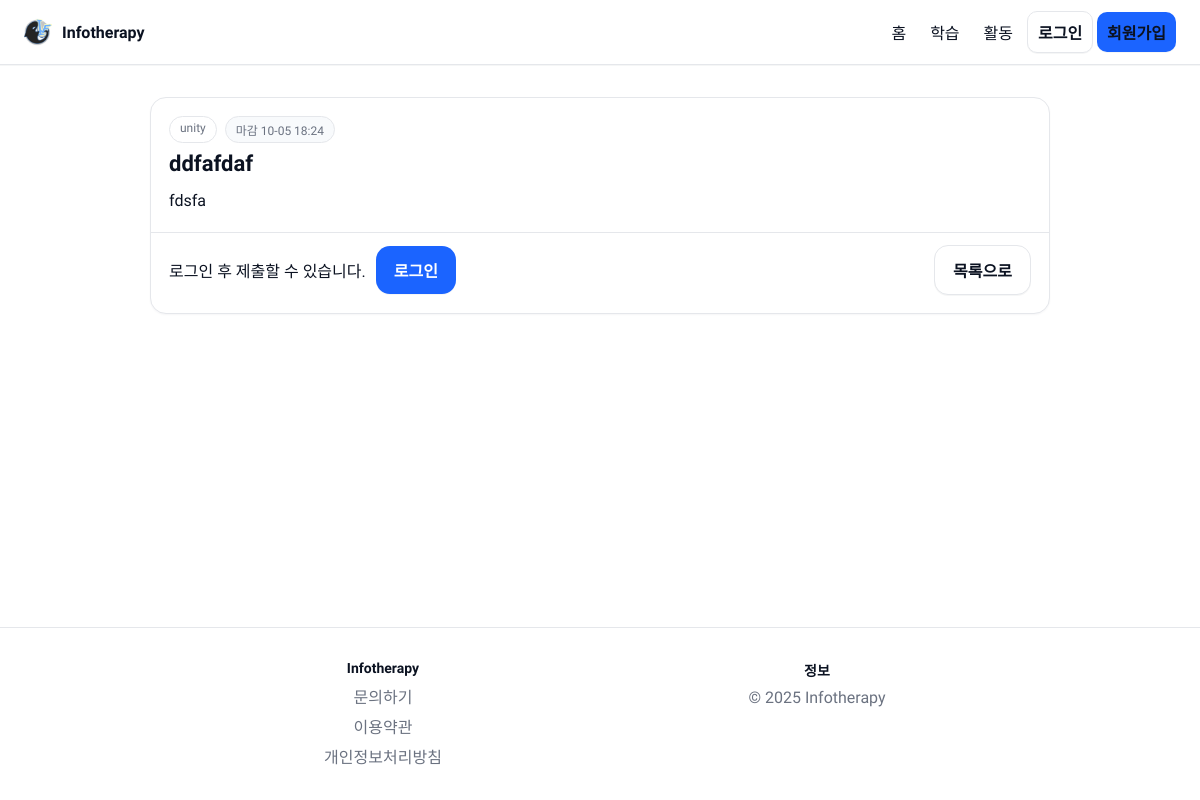
The page /assignment/3 on the database its author committed.
### tables this page shows
CREATE TABLE assignments (
              id INTEGER PRIMARY KEY AUTOINCREMENT,
              title TEXT NOT NULL,
              due TEXT,
              description TEXT,
              category TEXT
            );

### app.py (the view, shortened to what this page needs)
    @app.route("/assignment/<int:item_id>")
    def assignment_detail(item_id: int):
        with get_db() as cx:
            a = cx.execute("SELECT id, title, due, description, category FROM assignments WHERE id=?", (item_id,)).fetchone()
        if not a:
            return redirect(url_for("learn"))
        a = dict(a)
        def is_overdue(due_str: str) -> bool:
            if not due_str:
                return False
            for fmt in ("%Y-%m-%d %H:%M", "%Y-%m-%d"):
                try:
                    due_dt = datetime.strptime(due_str, fmt)
                    return datetime.now() > due_dt
                except Exception:
                    continue
            return False
        overdue = is_overdue(a.get("due", ""))
        submitted = False
        submitted_at = None
        return render_template("assignment_detail.html", a=a, submitted=submitted, submitted_at=submitted_at, overdue=overdue)

### templates/assignment_detail.html (shortened to what this page needs)
{% extends 'base.html' %}
{% block content %}
  <div class="assignment-card">
    <div class="assignment-head">
      <div class="chips">
        {% if a.category %}<span class="chip">{{ a.category }}</span>{% endif %}
        {% if submitted %}
          <span class="chip done">완료</span>
          {% if submitted_at %}<span class="chip subtle">시간 {{ submitted_at | short_dt }}</span>{% endif %}
        {% elif overdue %}
          <span class="chip warn">제출 마감</span>
        {% elif a.due %}
          <span class="chip subtle">마감 {{ a.due | short_dt }}</span>
        {% endif %}
      </div>
      <h2 class="title">{{ a.title }}</h2>
    </div>
    <div class="assignment-body">
      <div class="desc">{{ a.description | autolink | safe }}</div>
    </div>
    <div class="assignment-actions">
      {% if not submitted %}
        {% if session.get('uid') %}
          <details class="submit-box{% if overdue %} disabled{% endif %}">
            <summary class="btn btn-outline">제출</summary>
            <form class="form" action="{{ url_for('submit_assignment') }}" method="post" enctype="multipart/form-data">
              <input type="hidden" name="title" value="{{ a.title }}">
              <input type="hidden" name="category" value="{{ a.category }}">
              <div class="row">
                <label for="text_detail">내용(텍스트)</label>
                <textarea id="text_detail" name="text_content" placeholder="설명 또는 링크 (선택)" {% if overdue %}disabled aria-disabled="true"{% endif %}></textarea>
              </div>
              <div class="row">
                <label for="file_detail">파일(선택)</label>
                <input id="file_detail" name="file" type="file" accept="*/*" {% if overdue %}disabled aria-disabled="true"{% endif %}>
              </div>
              <button class="btn btn-primary" type="submit" {% if overdue %}disabled aria-disabled="true" title="제출 마감되어 제출할 수 없습니다"{% endif %}>제출하기</button>
            </form>
            {% if overdue %}
              <div class="submit-disabled-hint">제출 마감되어 제출할 수 없습니다.</div>
            {% endif %}
          </details>
        {% else %}
          <div class="login-hint">
            <span>로그인 후 제출할 수 있습니다.</span>
            <a class="btn btn-primary" href="{{ url_for('login') }}">로그인</a>
          </div>
        {% endif %}
      {% endif %}
      <a class="btn btn-outline" href="{{ url_for('learn') }}">목록으로</a>
    </div>
  </div>
{% endblock %}

### static/css/main.css (style rules this page uses)
:root { --bg: #ffffff; --text: #0b1221; --muted: #6b7280; --primary: #1b64ff; --primary-600: #1553d6; --surface: #f6f7fb; --border: #e5e7eb; }
* { box-sizing: border-box; }
html, body { height: 100%; }
body { margin: 0; font-family: "Pretendard", -apple-system, BlinkMacSystemFont, "Segoe UI", Roboto, Oxygen, Ubuntu, Cantarell, "Fira Sans", "Droid Sans", "Helvetica Neue", Arial, "Apple Color Emoji", "Segoe UI Emoji"; color: var(--text); background: var(--bg); -webkit-font-smoothing: antialiased; -moz-osx-font-smoothing: grayscale; overflow-x: hidden; }
html { scrollbar-width: none; }
body { display: flex; flex-direction: column; min-height: 100vh; }
.btn { display: inline-flex; align-items: center; justify-content: center; gap: 8px; border-radius: 14px; padding: 12px 18px; font-weight: 600; text-decoration: none; cursor: pointer; transition: all .15s ease; box-shadow: 0 1px 0 rgba(17,24,39,0.04); }
.btn-primary { background: var(--primary); color: #fff; }
.btn-outline { border: 1px solid var(--border); color: var(--text); background: #fff; }
.chip { border: 1px solid var(--border); background:#fff; border-radius: 999px; padding: 6px 10px; cursor: pointer; }

### templates/assignment_detail.html (style rules this page uses)
.assignment-card { max-width: 900px; margin: 0 auto; background:#fff; border:1px solid var(--border); border-radius:16px; box-shadow:0 1px 2px rgba(17,24,39,0.04); }
.assignment-head { padding: 18px 18px 0; }
.chips { display:flex; gap:8px; flex-wrap:wrap; margin-bottom:8px; }
.chip { border:1px solid var(--border); background:#fff; border-radius:999px; padding:4px 10px; font-size:12px; color: var(--muted); }
.chip.subtle { background:#f8fafc; }
.title { margin: 0 0 12px; font-size: 22px; }
.assignment-body { padding: 0 18px 18px; }
.assignment-body .desc { white-space: pre-wrap; line-height: 1.6; color: var(--text); }
.assignment-actions { display:flex; gap:10px; align-items:center; justify-content: space-between; padding: 12px 18px 18px; border-top:1px solid var(--border); flex-wrap: wrap; }
.login-hint { display:flex; gap:10px; align-items:center; }

### rows shown on the page
assignments: category "unity", due|short_dt "10-05 18:24", title "ddfafdaf", description|autolink "fdsfa"
